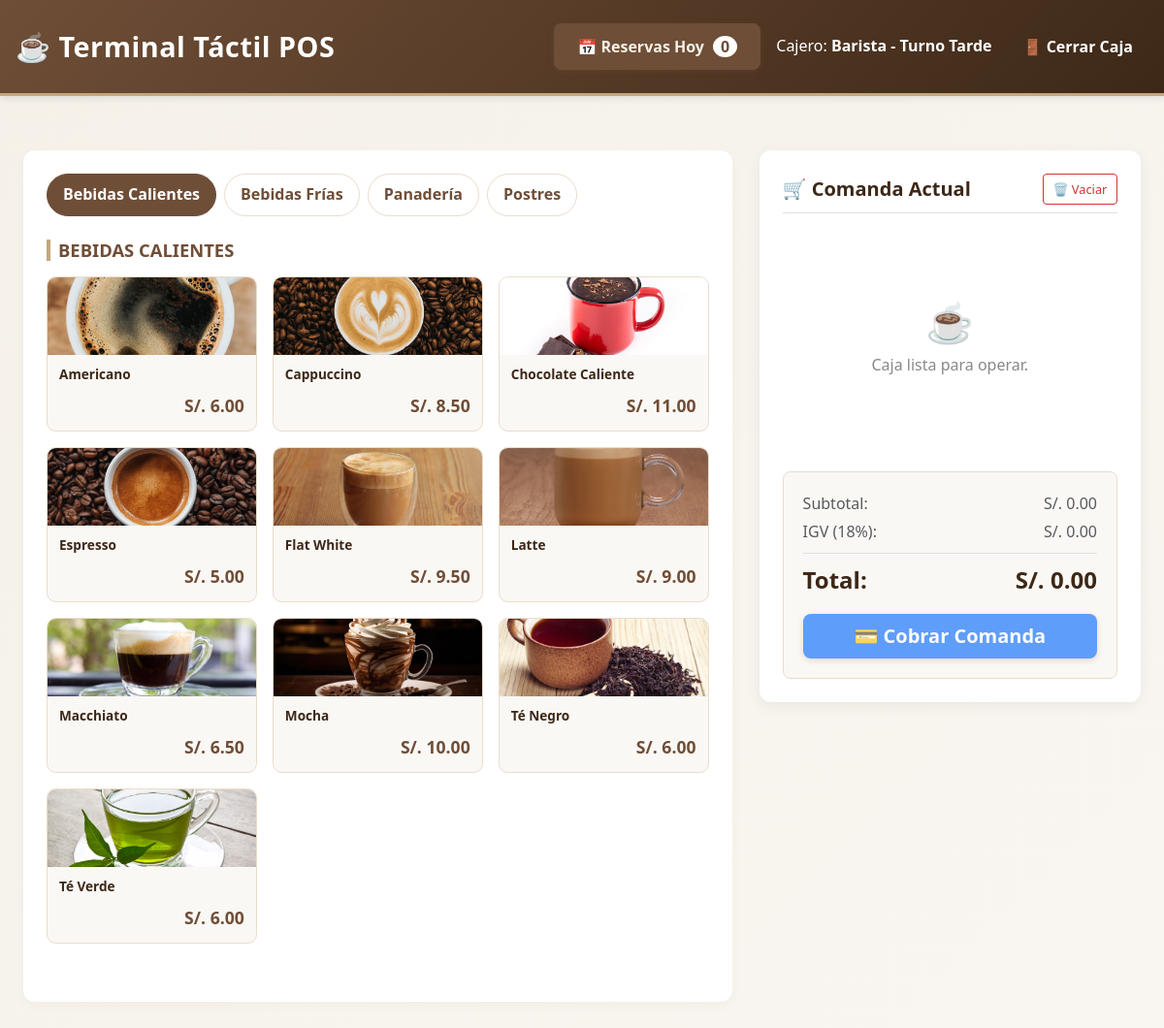
/barista/pos.php (signed in), run on the app's committed database.
### tables this page shows
CREATE TABLE `productos` (
  `id_producto` int(10) UNSIGNED NOT NULL,
  `nombre` varchar(150) NOT NULL,
  `descripcion` text DEFAULT NULL,
  `precio` decimal(10,2) NOT NULL,
  `categoria` varchar(100) NOT NULL,
  `imagen_url` varchar(255) DEFAULT NULL,
  `disponible` tinyint(1) NOT NULL DEFAULT 1,
  `fecha_creacion` datetime NOT NULL DEFAULT current_timestamp()
);

### barista/pos.php (the view, shortened to what this page needs)
<?php
$pdo = getPDO();
try {
    $stmt = $pdo->query('SELECT id_producto, nombre, precio, categoria, imagen_url FROM productos WHERE disponible = 1 ORDER BY categoria ASC, nombre ASC');
    $productos = $stmt->fetchAll();
} catch (PDOException $e) { $productos = []; }
$productosAgrupados = [];
$categoriasUnicas = [];
foreach ($productos as $prod) {
    $productosAgrupados[$prod['categoria']][] = $prod;
    $categoriasUnicas[$prod['categoria']] = true;
}
try {
    $stmtRes = $pdo->query("SELECT r.id_reserva, r.hora, r.estado, r.observaciones, r.mesa_id, u.nombre as cliente, m.numero_mesa
                            FROM reservas r
                            JOIN usuarios u ON r.cliente_id = u.id_usuario
                            JOIN mesas m ON r.mesa_id = m.id_mesa
                            WHERE r.fecha = CURRENT_DATE AND r.estado IN ('Activa', 'En Curso')
                            ORDER BY r.hora ASC");
    $reservasHoy = $stmtRes->fetchAll();
} catch (PDOException $e) { $reservasHoy = []; }
$firstCat = !empty($categoriasUnicas) ? array_key_first($categoriasUnicas) : '';
$horaActual = (int) date('G');
if ($horaActual >= 8 && $horaActual < 12) {
    $turnoAsignado = 'Turno Mañana';
} elseif ($horaActual >= 12 && $horaActual < 17) {
    $turnoAsignado = 'Turno Tarde';
} else {
    $turnoAsignado = 'Turno Noche';
}
$nombrePila = explode(' ', $_SESSION['user_name'])[0];
?>
<!doctype html>
<html lang="es">
<head>
  <link href="https://cdn.jsdelivr.net/npm/bootstrap@5.3.2/dist/css/bootstrap.min.css" rel="stylesheet">
  <link rel="stylesheet" href="../assets/css/style.css">
  <link rel="stylesheet" href="../assets/css/barista.css">
</head>
<body class="bg-light">
  <header class="site-header">
    <div class="header-content d-flex justify-content-between align-items-center w-100">
      <h1 class="m-0 text-white">☕ Terminal Táctil POS</h1>
      <div class="d-flex align-items-center">
        <button class="btn btn-primary me-3 fw-bold" id="btn-abrir-reservas">
            📅 Reservas Hoy <span class="badge-pos-reserva"><?php echo count($reservasHoy); ?></span>
        </button>
        <span class="text-white me-3">
            Cajero: <strong><?php echo htmlspecialchars($nombrePila, ENT_QUOTES, 'UTF-8'); ?> - <?php echo $turnoAsignado; ?></strong>
        </span>
        <a href="../auth/logout.php" class="btn btn-outline-light btn-logout-pos">🚪 Cerrar Caja</a>
      </div>
    </div>
  </header>
  <main class="main-container container-fluid px-4">
    <div class="pos-grid-main">
      <section class="catalog-container">
        <div class="pos-filters">
            <?php foreach (array_keys($categoriasUnicas) as $cat):
                $isActive = ($cat === $firstCat) ? 'active' : '';
            ?>
                <button class="btn-filter btn-cat-filter <?php echo $isActive; ?>" data-cat="<?php echo htmlspecialchars($cat, ENT_QUOTES, 'UTF-8'); ?>">
                    <?php echo htmlspecialchars($cat, ENT_QUOTES, 'UTF-8'); ?>
                </button>
            <?php endforeach; ?>
        </div>
        <?php foreach ($productosAgrupados as $categoria => $items):
            $displayMode = ($categoria === $firstCat) ? '' : 'd-none';
        ?>
          <div class="cat-block <?php echo $displayMode; ?>" data-cat-block="<?php echo htmlspecialchars($categoria, ENT_QUOTES, 'UTF-8'); ?>">
            <h3 class="cat-header"><?php echo htmlspecialchars($categoria, ENT_QUOTES, 'UTF-8'); ?></h3>
            <div class="prod-flex-wrapper">
              <?php foreach ($items as $prod):
                $jsonParam = htmlspecialchars(json_encode(['id' => (int)$prod['id_producto'], 'nombre' => $prod['nombre'], 'precio' => (float)$prod['precio']]), ENT_QUOTES, 'UTF-8');
                $imgUrl = !empty($prod['imagen_url']) ? $prod['imagen_url'] : 'https://loremflickr.com/400/400/coffee';
              ?>
                <div class="prod-pos-card btn-add-prod" data-prod="<?php echo $jsonParam; ?>">
                  <div class="p-img-wrapper"><img src="<?php echo htmlspecialchars($imgUrl, ENT_QUOTES, 'UTF-8'); ?>" loading="lazy" alt="img"></div>
                  <div class="p-content">
                    <div class="p-title"><?php echo htmlspecialchars($prod['nombre'], ENT_QUOTES, 'UTF-8'); ?></div>
                    <div class="p-price">S/. <?php echo number_format((float)$prod['precio'], 2); ?></div>
                  </div>
                </div>
              <?php endforeach; ?>
            </div>
          </div>
        <?php endforeach; ?>
      </section>
      <aside class="sidebar-order-container">
        <div>
          <div class="d-flex justify-content-between align-items-center mb-3 border-bottom pb-2">
            <h3 class="m-0 fs-5 fw-bold">🛒 Comanda Actual</h3>
            <button type="button" class="btn-vaciar-pos" id="btn-vaciar-comanda">🗑️ Vaciar</button>
          </div>
          <div id="msg-empty-pos" class="empty-pos-msg">
            <span class="empty-pos-icon">☕</span>Caja lista para operar.
          </div>
        </div>
        <div class="pos-summary-box">
          <div class="d-flex justify-content-between text-muted mb-1"><span>Subtotal:</span><span id="pos-subtotal">S/. 0.00</span></div>
          <div class="d-flex justify-content-between text-muted border-bottom pb-2 mb-2"><span>IGV (18%):</span><span id="pos-igv">S/. 0.00</span></div>
          <div class="d-flex justify-content-between fw-bold fs-4 mb-3 color-dark"><span>Total:</span><span id="pos-total">S/. 0.00</span></div>
          <button type="button" class="btn btn-primary w-100 py-2 fw-bold fs-5" id="pos-action-pay" disabled>💳 Cobrar Comanda</button>
        </div>
      </aside>
    </div>
  </main>
</body>
</html>

### assets/css/style.css (style rules this page uses)
:root { --color-primary: #6f4e37; --color-secondary: #a0937d; --color-accent: #c4a77d; --color-light: #f5f1e8; --color-dark: #3d2817; --color-success: #5bb85c; --color-danger: #d63031; --color-warning: #f7b731; --color-info: #4a7ba7; }
* { margin: 0; padding: 0; box-sizing: border-box; }
html { scroll-behavior: smooth; }
body { font-family: 'Segoe UI', Tahoma, Geneva, Verdana, sans-serif; background: linear-gradient(135deg, var(--color-light) 0%, #f9f6f1 100%); color: var(--color-dark); line-height: 1.6; min-height: 100vh; display: flex; flex-direction: column; }
.site-header { background: linear-gradient(135deg, var(--color-primary) 0%, var(--color-dark) 100%); color: var(--color-light); padding: 1.5rem 0; box-shadow: 0 2px 8px rgba(0,0,0,0.1); border-bottom: 3px solid var(--color-accent); }
.site-header h1 { font-size: 1.8rem; font-weight: 700; letter-spacing: 0.5px; }
.header-content { max-width: 1200px; margin: 0 auto; padding: 0 1rem; display: flex; justify-content: space-between; align-items: center; }
.main-container { flex: 1; max-width: 1200px; width: 100%; margin: 0 auto; padding: 2rem 1rem; }
.btn { display: inline-block; padding: 0.75rem 1.5rem; border-radius: 0.5rem; font-weight: 600; cursor: pointer; transition: all 0.3s ease; border: none; text-decoration: none; text-align: center; font-size: 1rem; }
.btn-primary { background: var(--color-primary); color: var(--color-light); box-shadow: 0 2px 6px rgba(111, 78, 55, 0.3); }
.text-muted { color: var(--color-secondary); }
.mb-1 { margin-bottom: 0.5rem; }
.mb-2 { margin-bottom: 1rem; }
.mb-3 { margin-bottom: 1.5rem; }
.d-flex { display: flex; }

### assets/css/barista.css (style rules this page uses)
.badge-pos-reserva { background: white; color: var(--color-primary, #6f4e37); border-radius: 50%; padding: 0 8px; margin-left: 5px; font-weight: bold; }
.btn-logout-pos { border-color: white; color: white; padding: 0.4rem 1rem; transition: 0.2s; }
.pos-grid-main { display: grid; grid-template-columns: 1.3fr 0.7fr; gap: 1.75rem; align-items: flex-start; margin-top: 1.5rem; }
.catalog-container { background: white; border-radius: 0.75rem; padding: 1.5rem; box-shadow: 0 4px 12px rgba(0,0,0,0.03); }
.sidebar-order-container { background: white; border-radius: 0.75rem; padding: 1.5rem; box-shadow: 0 4px 15px rgba(0,0,0,0.06); position: sticky; top: 1.5rem; display: flex; flex-direction: column; max-height: 85vh; }
.pos-filters { display: flex; gap: 0.5rem; overflow-x: auto; padding-bottom: 0.5rem; margin-bottom: 1rem; }
.btn-filter { background: white; border: 1px solid #ebdccb; color: var(--color-primary, #6f4e37); font-weight: 600; padding: 0.5rem 1rem; border-radius: 2rem; cursor: pointer; white-space: nowrap; transition: 0.2s; }
.btn-filter.active, .btn-filter:hover { background: var(--color-primary, #6f4e37); color: white; border-color: var(--color-primary, #6f4e37); }
.cat-block { margin-bottom: 2.25rem; animation: fadeIn 0.3s ease-in-out; }
.cat-header { font-size: 1.15rem; font-weight: 700; color: var(--color-primary, #6f4e37); text-transform: uppercase; border-left: 4px solid var(--color-accent, #c4a77d); padding-left: 0.5rem; margin-bottom: 1rem; }
.prod-flex-wrapper { display: grid; grid-template-columns: repeat(auto-fill, minmax(170px, 1fr)); gap: 1rem; }
.prod-pos-card { background: #faf8f5; border: 1px solid #ebdccb; border-radius: 0.6rem; padding: 0; cursor: pointer; transition: all 0.2s ease-in-out; display: flex; flex-direction: column; justify-content: space-between; overflow: hidden; height: 160px; }
.prod-pos-card .p-img-wrapper { height: 80px; width: 100%; background: #f5f1e8; overflow: hidden; }
.prod-pos-card img { width: 100%; height: 100%; object-fit: cover; }
.prod-pos-card .p-content { padding: 0.75rem; display: flex; flex-direction: column; height: calc(100% - 80px); justify-content: space-between; }
.prod-pos-card .p-title { font-weight: 600; font-size: 0.85rem; color: #3d2817; line-height: 1.2; white-space: nowrap; overflow: hidden; text-overflow: ellipsis; }
.prod-pos-card .p-price { font-weight: 700; color: #6f4e37; font-size: 1.1rem; text-align: right; margin-top: auto; }
.btn-vaciar-pos { background: transparent; color: #d63031; border: 1px solid #d63031; padding: 0.3rem 0.6rem; font-size: 0.8rem; border-radius: 0.25rem; transition: 0.2s; }
.empty-pos-msg { text-align: center; color: #888; padding: 4rem 0; }
.empty-pos-icon { font-size: 2.5rem; display: block; }
.pos-summary-box { background: #faf8f5; padding: 1.25rem; border-radius: 0.5rem; margin-top: auto; border: 1px solid #ebdccb; }

### data on the page
productos: imagen_url (picture), nombre "Americano", precio "6.00"
productos: imagen_url (picture), nombre "Cappuccino", precio "8.50"
productos: imagen_url (picture), nombre "Chocolate Caliente", precio "11.00"
productos: imagen_url (picture), nombre "Espresso", precio "5.00"
productos: imagen_url (picture), nombre "Flat White", precio "9.50"
productos: imagen_url (picture), nombre "Latte", precio "9.00"
productos: imagen_url (picture), nombre "Macchiato", precio "6.50"
productos: imagen_url (picture), nombre "Mocha", precio "10.00"
productos: imagen_url (picture), nombre "Té Negro", precio "6.00"
productos: imagen_url (picture), nombre "Té Verde", precio "6.00"

### other printed values
count($reservasHoy) "0"
$nombrePila "Barista"
$turnoAsignado "Turno Tarde"
$cat "Bebidas Calientes"
$cat "Bebidas Frías"
$cat "Panadería"
$cat "Postres"
$categoria "BEBIDAS CALIENTES"
